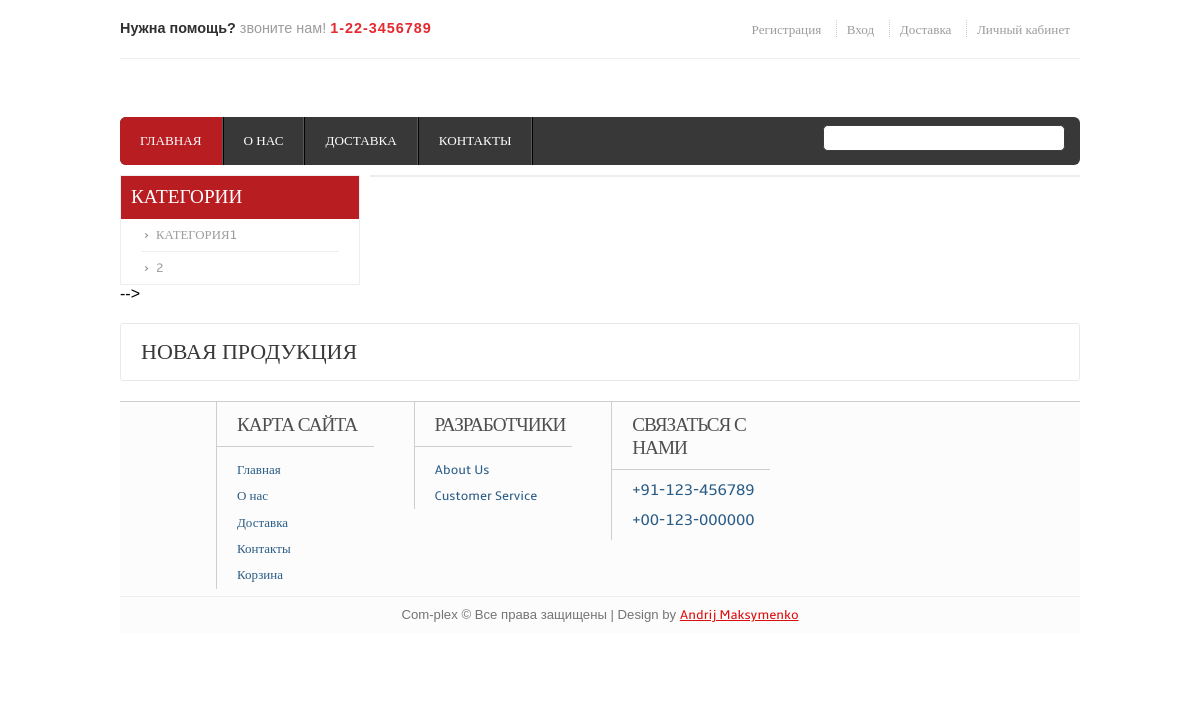
Before: / with the older database file.
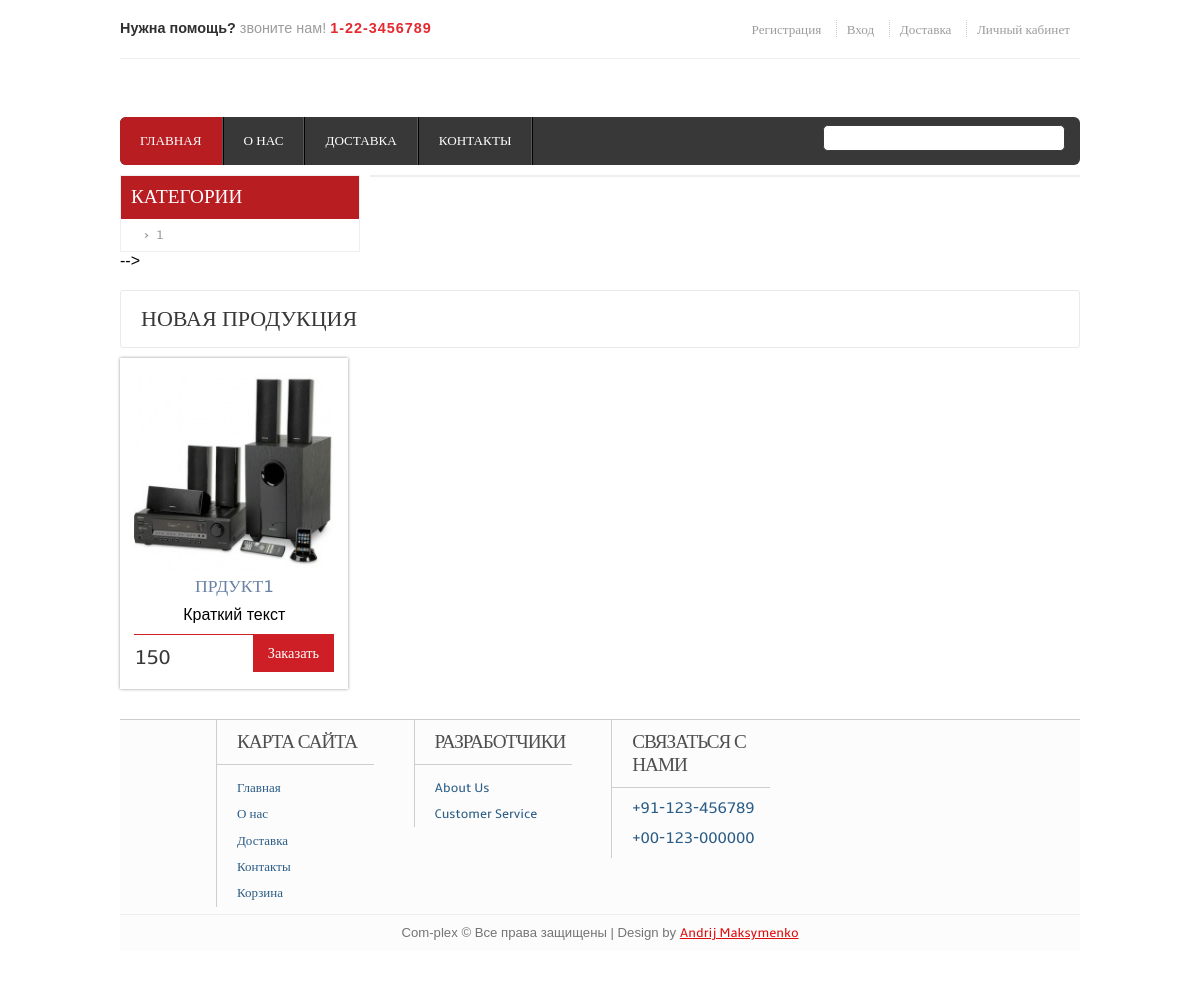
After: the same page with the newer database file.
### product/models.py (models this page shows, shortened)
class Categories(models.Model):
    categories = models.CharField(max_length=150,
                                  verbose_name=u'Категории')
    class Meta:
        verbose_name = 'Категория'
        verbose_name_plural = 'Категории'
    def get_absolute_url(self):
        return u'/product_list/%s' % self.id

class Product(models.Model):
    DISABLE = 0
    ENABLE = 1
    HOT_NEW = 2
    STATE_CHOICE = (
        (DISABLE, 'Disable'),
        (ENABLE, 'Enable'),
        (HOT_NEW, 'Hot New'),
    )
    name = models.CharField(max_length=50, verbose_name="Продукт")
    full_text = models.TextField()
    short_text = models.TextField()
    price = models.IntegerField()
    date_creation = models.DateTimeField(auto_now_add=True)
    category = models.ForeignKey('Categories')
    mainphoto =  models.ImageField(upload_to='PhotoImage/',
                                     verbose_name=u'ГлавФото')
    photos = models.ManyToManyField('Photo',
                                    blank=True, null=True)
    miniphotos = models.ManyToManyField('Miniphoto', blank = True, null = True)
    state = models.SmallIntegerField(default=ENABLE,
                                     choices=STATE_CHOICE,
                                     verbose_name=u'Статус')
    class Meta:
        ordering = ["-date_creation"]
        verbose_name = 'Товар'
        verbose_name_plural = 'Товары'

### banner/views.py (the view)
# urls.py: url(r'^$', views.home, name='home'),
def home(request):
    banners = Banner.objects.filter(state=1)
    new_prods = Product.objects.filter(state=HOT_NEW)[:4]
    categories = Categories.objects.all()
    data = {'banners': banners,
    'categories':categories,
    'new_prods': new_prods,
    }
    return render(request, 'home.html', data)

### profile/context_processor.py (called while the page is built)
def context_profile(request):
	not_open = 0
	if request.user.is_authenticated():
		if request.user.is_superuser:
			return {"not_to_open_this_sheet_ever":not_open}
		else:
			user = request.user
			custom_user = CustomUser.objects.get(user=user)
			return {"custom_user": custom_user}
	else:
		return {"not_to_open_this_sheet_ever":not_open}

### shop/templates/home.html (shortened to what this page needs)
{% extends "index.html" %}
{% block content %}
	<div class="header_slide">
			<div class="header_bottom_left">
				<div class="categories">
				  <ul>
				  	<h3>Категории</h3>
				  	{% for category in categories %}
				      <li><a href="{{ category.get_absolute_url }}" id = "{{ category.id }}">{{ category.categories }}</a></li>
				    {% endfor %}
				  </ul>
				</div>
	  	     </div>
					 <div class="header_bottom_right">
					 	 <div class="slider">
							 <div id="slider">
		                </div>
		         </div>
		      </div>
		</div>
   </div>-->
 <div class="main">
    <div class="content">
    	<div class="content_top">
    		<div class="heading">
    		<h3>Новая продукция</h3>
    		</div>
    	</div>
	      <div class="section group">
	      	{% for new_prod in new_prods %}
				<div class="grid_1_of_4 images_1_of_4">
					 <a href="/product_detail/{{ product.id }}"><img src="{{MEDIA_URL}}{{new_prod.mainphoto}}" alt="" /></a>
					 <h2>{{new_prod.name}}</h2>
					 <h4>{{new_prod.short_text}}</h4>
					<div class="price-details">
				       <div class="price-number">
							<p><span class="rupees">{{new_prod.price}}</span></p>
					    </div>
					       		<div class="add-cart">
									<h4><a href="/product_detail/{{ new_prod.id }}">Заказать</a></h4>
							     </div>
					</div>
				</div>
				{% endfor %}
			</div>
{% endblock %}

### shop/templates/index.html (shortened to what this page needs)
<!DOCTYPE HTML>
<head>
<link href="{{STATIC_URL}}css/style.css" rel="stylesheet" type="text/css" media="all"/>
<link href="{{STATIC_URL}}css/slider.css" rel="stylesheet" type="text/css" media="all"/>
<link href="{{STATIC_URL}}css/easy-responsive-tabs.css" rel="stylesheet" type="text/css" media="all"/>
<link rel="stylesheet" href="{{STATIC_URL}}css/global.css">
{% load staticfiles %}
</head>
<body>
  <div class="wrap">
	<div class="header">
		<div class="headertop_desc">
			<div class="call">
				 <p><span>Нужна помощь?</span> звоните нам! <span class="number">1-22-3456789</span></span></p>
			</div>
			<div class="account_desc">
				<ul>
					<li><a href="/register/">Регистрация</a></li>
					<li><a href="/login">Вход</a></li>
					<li><a href="/delivery">Доставка</a></li>
					<li><a href="#">Личный кабинет</a></li>
				</ul>
			</div>
		</div>
		<div class="header_top">
  </div>
	<div class="header_bottom">
	     	<div class="menu">
	     		<ul>
			    	<li class="active"><a href="/">Главная</a></li>
			    	<li><a href="/about/">О нас</a></li>
			    	<li><a href="/delivery/">Доставка</a></li>
			    	<li><a href="/contact">Контакты</a></li>
     			</ul>
	     	</div>
	     	<div class="search_box">
	     		 <form action="/search/" method="post" class="form-search">{% csrf_token %}
					<div class="input-append">
					<input type="text" name="search" class="search-query">
					</div>
				</form>
	     	</div>
	     </div>
	     {% block content %}{% endblock %}
   <div class="footer">
   	  <div class="wrap">
	     <div class="section group">
				<div class="col_1_of_4 span_1_of_4">
						<h4>Карта сайта</h4>
						<ul>
						<li><a href="/">Главная</a></li>
						<li><a href="/about">О нас</a></li>
						<li><a href="/delivery/">Доставка</a></li>
						<li><a href="/contact/">Контакты</a></li>
						<li><a href="/cart/">Корзина</a></li>
						</ul>
					</div>
				<div class="col_1_of_4 span_1_of_4">
					<h4>Разработчики</h4>
						<ul>
						<li><a href="/">About Us</a></li>
						<li><a href="/">Customer Service</a></li>
						</ul>
				</div>
				<div class="col_1_of_4 span_1_of_4">
					<h4>Связаться с нами</h4>
						<ul>
							<li><span>+91-123-456789</span></li>
							<li><span>+00-123-000000</span></li>
						</ul>
				</div>
			</div>
        </div>
        <div class="copy_right">
				<p>Com-plex © Все права защищены | Design by  <a href="amax9x@gmail.com">Andrij Maksymenko</a> </p>
		   </div>
    </div>
</body>
</html>

### shop/static/css/slider.css (style rules this page uses)
#slider { background:#FFF; border:1px solid #EEE; height: 100%; overflow: hidden; position: relative; margin:0px 0; }

Changed rows visible on the page:
removed Categories: categories "2"
changed Categories: categories "КАТЕГОРИЯ1" → "1"
added Product: mainphoto (picture), name "ПРДУКТ1", short_text "Краткий текст", price "150"
